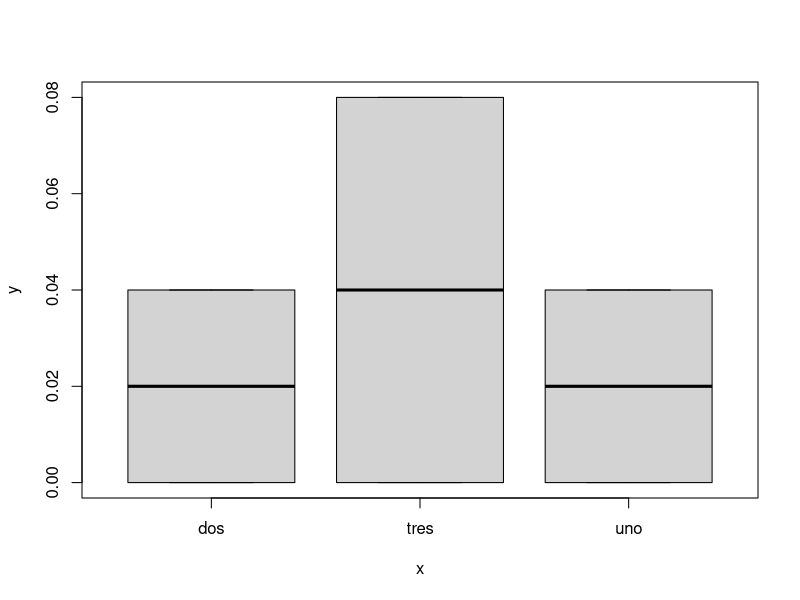
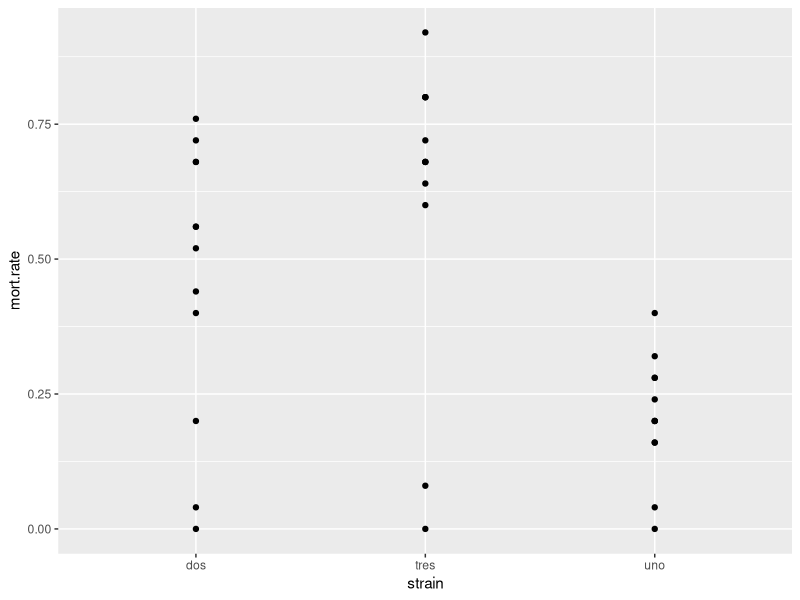
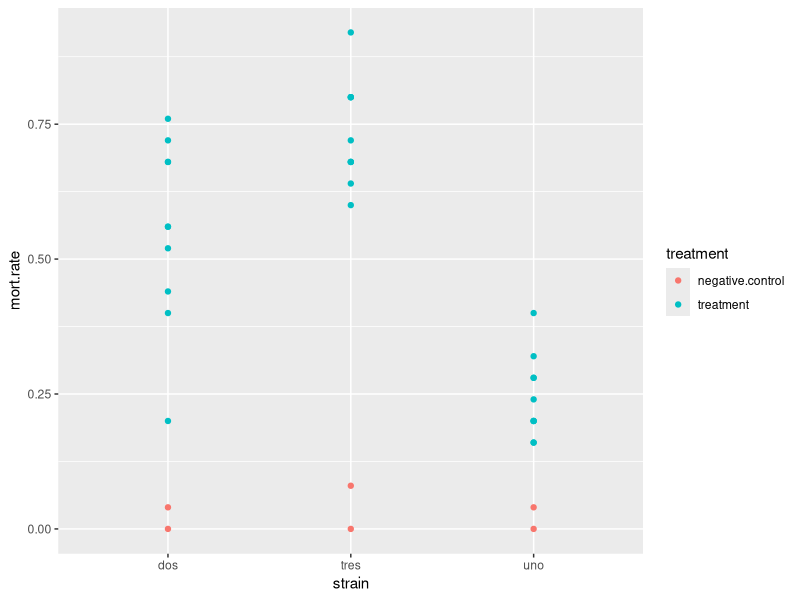
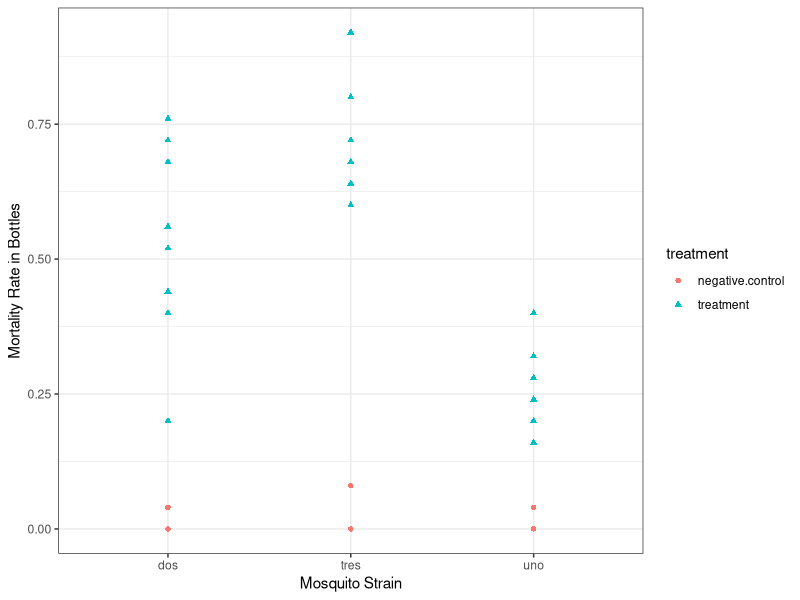
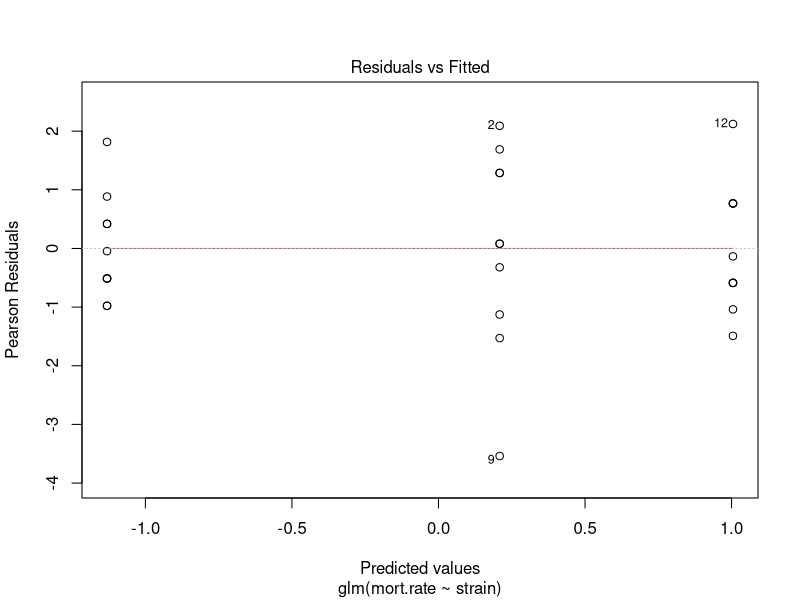
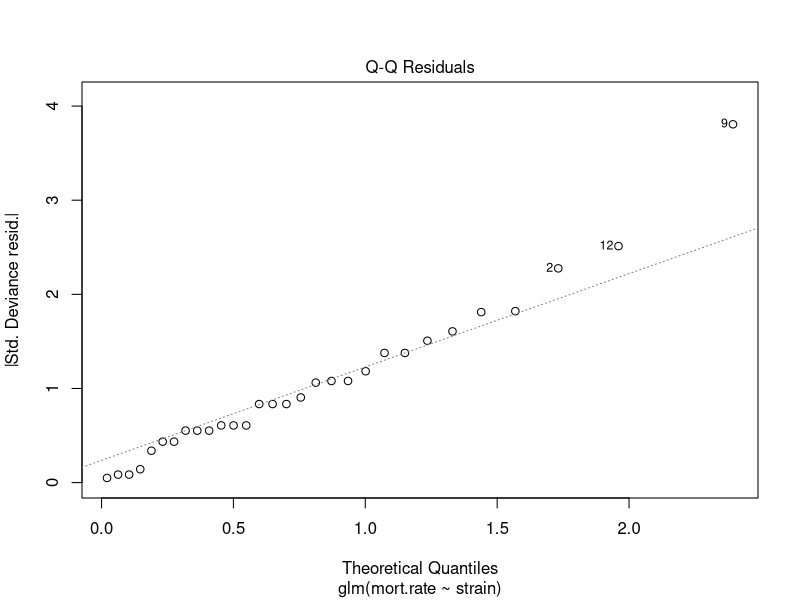
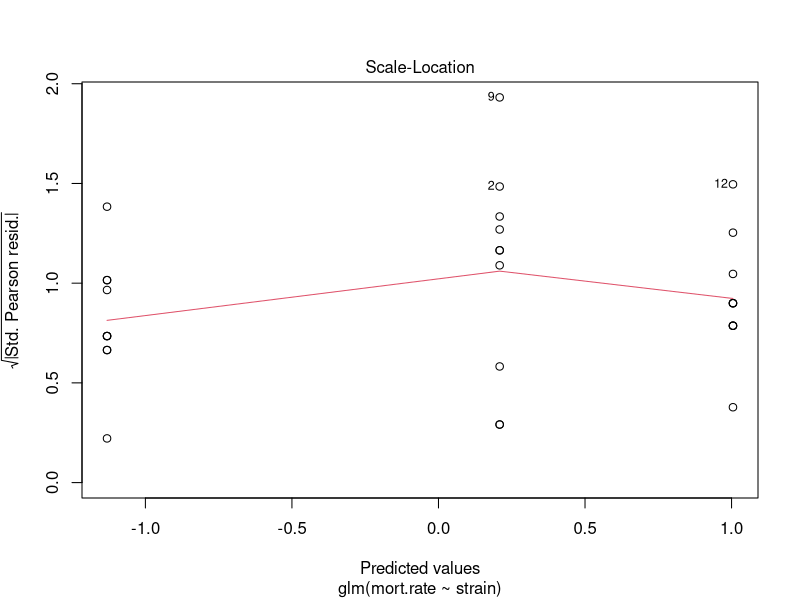
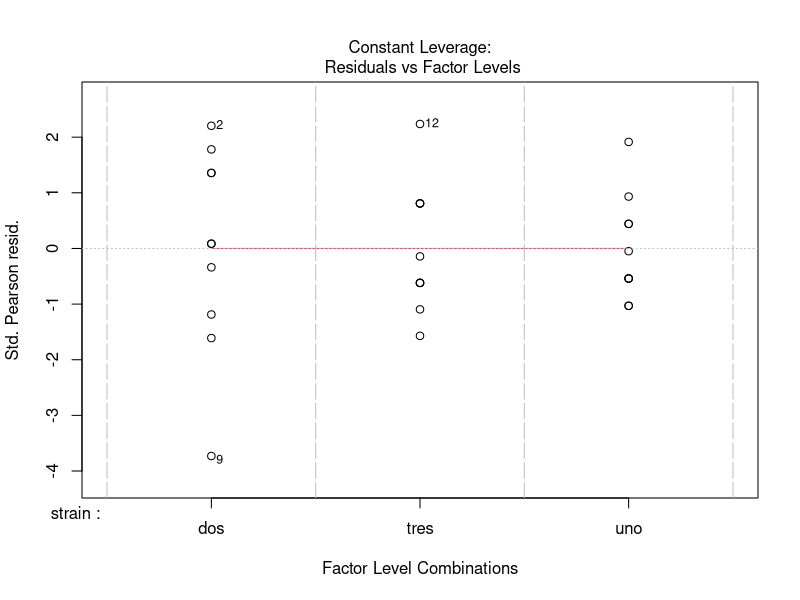

Source code (R) for these figures, in order: (Note: this script raises an error after producing the figures.)
## ---- chunk 1
knitr::opts_chunk$set(echo = TRUE)
## ---- chunk 2
library(tidyverse)
library(emmeans)
setwd("C:/Users/hartm/OneDrive/Documents/bioassay_analysis_workshop/Meeting_2")
## ---- chunk 3
data <- read_csv("three.strain.mortality.csv")
str(data) #This time we have double integers as well as character columns
head(data) #Look at the top few rows of the table
## ---- chunk 4
unique(data$strain) #get the unique values for each strain
unique(data$treatment) #get unique bottle types
## ---- chunk 5
data<-mutate(data, mort.rate=dead/total.mosquitoes) #we are overwriting "data"
head(data)
## ---- chunk 6
filter(data, treatment=="negative.control")
## ---- chunk 7
data %>% filter(treatment=="negative.control")
## ---- chunk 8
data %>% filter(treatment=="negative.control", strain=="dos")
## ---- chunk 9
neg.bottles<-data %>% filter(treatment=="negative.control")
plot(y=neg.bottles$mort.rate, x=as.factor(neg.bottles$strain), type="p")
## ---- chunk 10
ggplot(data=data) +
  geom_point(aes(x=strain, y=mort.rate)) #aes() is for "aesthetics"
## ---- chunk 11
ggplot(data=data) +
  geom_point(aes(x=strain, y=mort.rate, color=treatment))
## ---- chunk 12
ggplot(data=data) +
  geom_point(aes(x=strain, y=mort.rate, color=treatment, shape = treatment)) +
  ylab("Mortality Rate in Bottles") +
  xlab("Mosquito Strain") +
  theme_bw()
## ---- chunk 13
glm(mort.rate ~ strain, #Formula, as response.variable ~ explanatory variable.
  weights = total.mosquitoes, #The total number of mosquitoes in each bottle
  data=data %>% filter(treatment=="treatment"), #dataset without NC bottles
  family=binomial) #binomial regression, since these are mortality data.
## ---- chunk 14
model.fit <- glm(mort.rate ~ strain,
    weights = total.mosquitoes,
    data=data %>% filter(treatment=="treatment"),
    family=binomial)
## ---- chunk 15
plot(model.fit)
## ---- chunk 16
summary(model.fit)
## ---- chunk 17
model.fit
## ---- chunk 18
emmeans(model.fit, ~ ".",
        type="response",
        weights = data$total.mosquitoes,
        adjust=TRUE)
